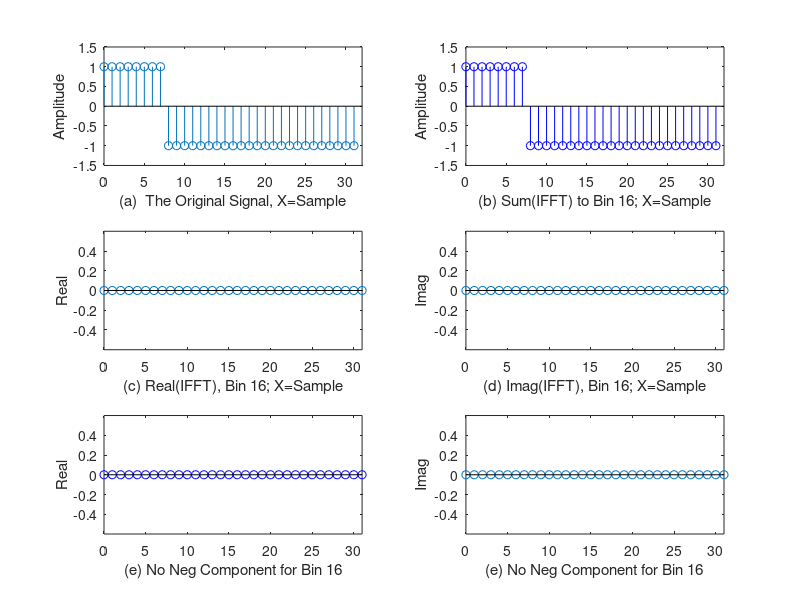

Reproduce this figure in MATLAB.
function LVxInvDFTComputeRect25
% LVxInvDFTComputeRect25
% Demonstrates the computation of the Inverse 
% Discrete Fourier Transform (DFT) using a direct 
% implementation. After calling the function, press any key for the next
% computation.
% The call:
% LVxInvDFTComputeRect25
%
% Author: F. W. Isen
% Copyright 2009 by Morgan & Claypool
N = 32;
t = 0:1/32:1-1/32;  % = (0:1:N-1)/N;

Waveform = [ones(1,8), -ones(1,24)];
% This is a rectangular wave of 25% duty cycle, amplitudes
% balanced around zero.
x = 0:1:31;
% First, compute the DFT of the test waveform to use 
% in synthesis

CumInvDFT = zeros(1,length(t));
figure(68)

subplot(321)
stem(x,Waveform);
ylabel(['Amplitude'])
xlabel(['(a)  The Original Signal, X=Sample'])
axis([0, 32, -1.5, 1.5])

A = 1/32;

for harmno = 0:1:31 % this part obtains the DFT bin coefficients so they can be used below
testimag = -sin(2*pi*t*(harmno));
% roundoff error at harmno = 16 for sine component can cause very tiny
% non-zero imag component at bin 16
    if abs(testimag<(10^-12)) 
        testimag=0;
    end
testreal = cos(2*pi*t*(harmno));
DFTrealbin(1,harmno+1) = A*sum(Waveform.*testreal);
DFTimagbin(1,harmno+1) = A*sum(Waveform.*testimag);
end
% DFTCoeff = fft(Waveform); % the simple way using Matlab, replaces above
% loop
DFTCoeff = DFTrealbin + i*DFTimagbin;  % Bins 0 to 31
% Synthesis portion--the IDFT itself

for harmno = 0:1:16 % includes Bins 0, N/2 (16) and all positive; 
                    % negative freqs are Bins 17-31 which are equivalent to Bins -15:-1:-1
SynthExp = exp(j*2*pi*t*(harmno)); % = cos(2*pi*t*(harmno)) + i*sin(2*pi*t*(harmno))
IDFTPosK = DFTCoeff(1,harmno+1)*SynthExp; 
IDFTNegK = conj(DFTCoeff(1,harmno+1))*conj(SynthExp); % takes advantage of conjugate symmetry, 
% based on signal being real

if harmno==0|harmno==16
CumInvDFT = CumInvDFT + IDFTPosK; 
else
CumInvDFT = CumInvDFT + IDFTPosK + IDFTNegK;     
end

subplot(321)
stem(x,Waveform);
ylabel(['Amplitude'])
xlabel(['(a)  The Original Signal, X=Sample'])
axis([0, 32, -1.5, 1.5])

subplot(323)
theRealOut = real(IDFTPosK);
stem(x,theRealOut);
ylabel(['Real'])
xlabel(['(c) Real(IFFT), Bin ',num2str(harmno),'; X=Sample'])
axis([0, 31, -0.6, 0.6])

subplot(324)
theImagOut = imag(IDFTPosK);
stem(x,theImagOut);
ylabel(['Imag'])
xlabel(['(d) Imag(IFFT), Bin ',num2str(harmno),'; X=Sample'])
axis([0, 31, -0.6, 0.6])

%--------------------
subplot(325)
if ~(harmno==0|harmno==16)
theRealOut = real(IDFTNegK);
stem(x,theRealOut);
ylabel(['Real'])
xlabel(['(e) Real(IFFT), Bin -',num2str(harmno),'; X=Sample'])
else
stem(x,zeros(1,length(IDFTNegK)),'bo');
ylabel(['Real'])
xlabel(['(e) No Neg Component for Bin ',num2str(harmno)])
end
axis([0, 31, -0.6, 0.6])

subplot(326)
if ~(harmno==0|harmno==16)
theImagOut = imag(IDFTNegK);
stem(x,theImagOut);
ylabel(['Imag'])
xlabel(['(f) Imag(IFFT), Bin -',num2str(harmno),'; X=Sample'])
else
stem(x,zeros(1,length(IDFTNegK)));
ylabel(['Imag'])
xlabel(['(e) No Neg Component for Bin ',num2str(harmno)])
end
axis([0, 31, -0.6, 0.6])

subplot(322)
if ~(harmno==0|harmno==16)
theRealCum = CumInvDFT;
stem(t*32,theRealCum);
ylabel(['Amplitude'])
xlabel(['(b) Sum(IFFT) to Bins +/- ',num2str(harmno),'; X=Sample'])
else
theRealCum = CumInvDFT;
stem(t*32,theRealCum ,'bo');
ylabel(['Amplitude'])
xlabel(['(b) Sum(IFFT) to Bin ',num2str(harmno),'; X=Sample'])    
end
axis([0, 32, -1.5, 1.5])
if harmno==16
   return
end
  
pause

end

 
